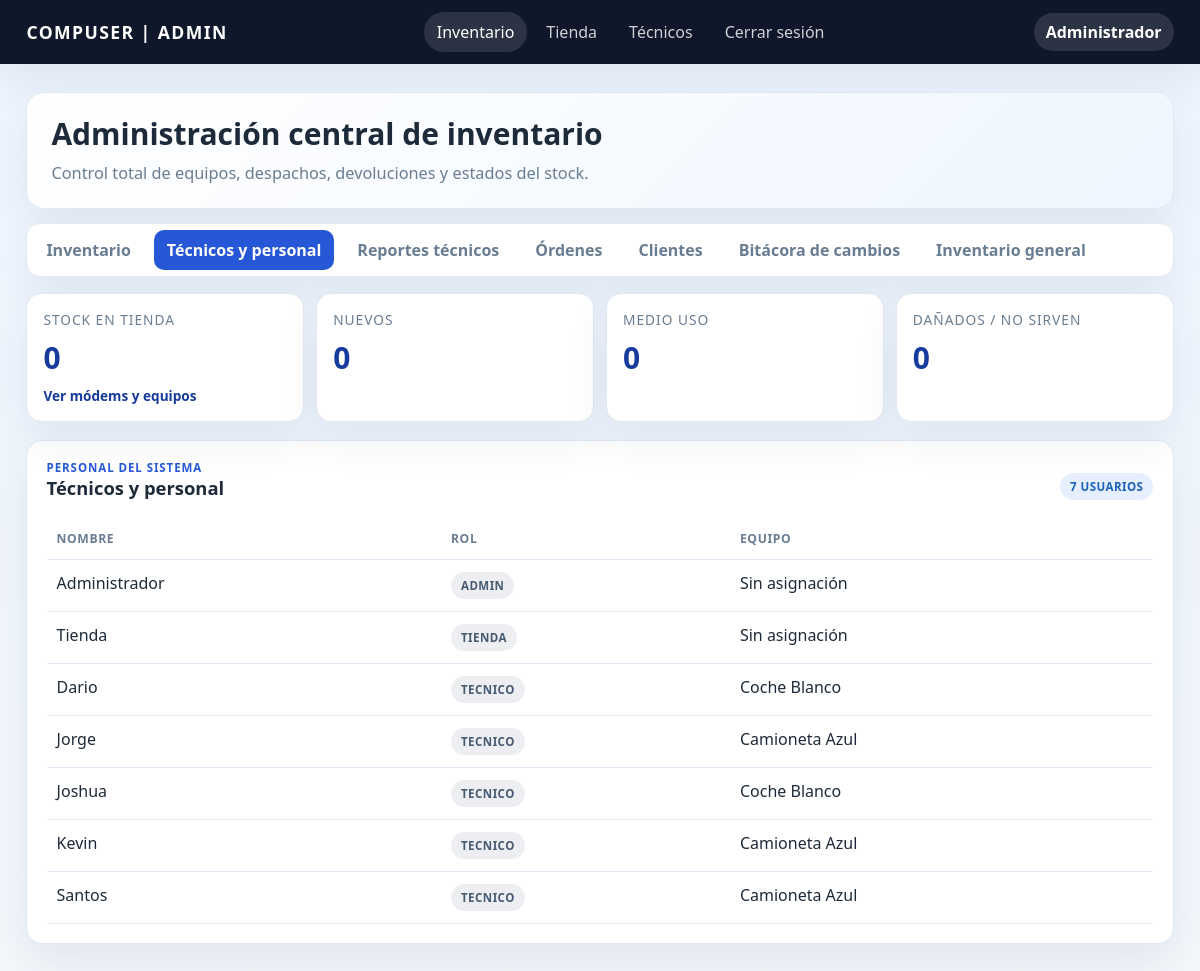
The app's page /admin.php?tab=personal (signed in) with its own data.
### tables this page shows
CREATE TABLE IF NOT EXISTS usuarios (
    id INT AUTO_INCREMENT PRIMARY KEY,
    usuario VARCHAR(100) NOT NULL UNIQUE,
    nombre VARCHAR(150) NOT NULL,
    rol ENUM('admin', 'tienda', 'tecnico') NOT NULL,
    equipo VARCHAR(150) DEFAULT NULL,
    password VARCHAR(255) NOT NULL,
    activo TINYINT(1) DEFAULT 1,
    created_at TIMESTAMP DEFAULT CURRENT_TIMESTAMP
);

### admin.php (called while the page is built)
<?php
require __DIR__ . '/backend/controllers/admin.php';
require __DIR__ . '/frontend/views/admin.php';

### backend/controllers/admin.php (called while the page is built, shortened)
<?php
require dirname(__DIR__, 2) . '/config/database.php';
require dirname(__DIR__, 2) . '/includes/functions.php';
$equipos = getInventario($pdo);
$usuarios = getUsuarios($pdo);
$stats = [
    'total' => count($equipos),
    'disponibles' => count(array_filter($equipos, fn($item) => $item['estado'] === 'disponible')),
    'nuevos' => count(array_filter($equipos, fn($item) => $item['condicion'] === 'nuevo')),
    'medio_uso' => count(array_filter($equipos, fn($item) => $item['condicion'] === 'medio_uso')),
    'daniados' => count(array_filter($equipos, fn($item) => $item['condicion'] === 'danado' || $item['condicion'] === 'no_serve')),
];
$pestana = $_GET['tab'] ?? 'inventario';
?>

### includes/functions.php (called while the page is built, shortened)
<?php
function getUsuarios(PDO $pdo, ?string $rol = null): array
{
    $stmt = $pdo->query('SELECT * FROM usuarios ORDER BY rol, nombre ASC');
    return $stmt->fetchAll();
}
function getInventario(PDO $pdo): array
{
    $stmt = $pdo->query('SELECT * FROM equipos ORDER BY updated_at DESC');
    return $stmt->fetchAll();
}
function badgeClass(string $estado): string
{
    $map = [
        'disponible' => 'success',
        'asignado' => 'primary',
        'en_reparacion' => 'warning',
        'retirado' => 'dark',
        'dado_baja' => 'danger',
        'nuevo' => 'success',
        'revision' => 'warning',
        'medio_uso' => 'info',
        'recogido' => 'secondary',
        'no_serve' => 'danger',
        'danado' => 'danger',
        'dañado' => 'danger',
        'pendiente' => 'warning',
        'en_proceso' => 'primary',
        'completado' => 'success',
        'cancelado' => 'dark',
        'portado' => 'primary',
        'utilizado' => 'success',
        'no_utilizado' => 'secondary',
        'falla' => 'danger',
        'devuelto' => 'info',
    ];
    return $map[$estado] ?? 'secondary';
}

### frontend/views/admin.php (the view, shortened to what this page needs)
<!DOCTYPE html>
<html lang="es">
<head>
    <link rel="stylesheet" href="frontend/assets/css/style.css">
</head>
<body>
    <div class="page-shell">
        <header class="topbar">
            <div class="brand">Compuser | Admin</div>
            <nav class="nav">
                <a class="active" href="admin.php">Inventario</a>
                <a href="tienda.php">Tienda</a>
                <a href="tecnico.php">Técnicos</a>
                <a href="logout.php">Cerrar sesión</a>
            </nav>
            <div class="user-chip"><?php echo htmlspecialchars($_SESSION['nombre']); ?></div>
        </header>
        <div class="container">
            <section class="hero">
                <h1>Administración central de inventario</h1>
                <p>Control total de equipos, despachos, devoluciones y estados del stock.</p>
            </section>
            <nav class="admin-tabs" aria-label="Secciones de administración">
                <a class="<?php echo $pestana === 'inventario' ? 'active' : ''; ?>" href="admin.php?tab=inventario">Inventario</a>
                <a class="<?php echo $pestana === 'personal' ? 'active' : ''; ?>" href="admin.php?tab=personal">Técnicos y personal</a>
                <a class="<?php echo $pestana === 'reportes' ? 'active' : ''; ?>" href="admin.php?tab=reportes">Reportes técnicos</a>
                <a class="<?php echo $pestana === 'ordenes' ? 'active' : ''; ?>" href="admin.php?tab=ordenes">Órdenes</a>
                <a class="<?php echo $pestana === 'clientes' ? 'active' : ''; ?>" href="admin.php?tab=clientes">Clientes</a>
                <a class="<?php echo $pestana === 'actividad' ? 'active' : ''; ?>" href="admin.php?tab=actividad">Bitácora de cambios</a>
                <a class="<?php echo $pestana === 'inventario_general' ? 'active' : ''; ?>" href="admin.php?tab=inventario_general">Inventario general</a>
            </nav>
            <div class="stats-grid">
                <button type="button" class="stat-card stat-card-button" id="toggleAvailableEquipment" aria-expanded="false" aria-controls="availableEquipmentPanel">
                    <span class="label">Stock en tienda</span>
                    <span class="value"><?php echo $stats['disponibles']; ?></span>
                    <span class="stat-action">Ver módems y equipos</span>
                </button>
                <div class="stat-card">
                    <span class="label">Nuevos</span>
                    <span class="value"><?php echo $stats['nuevos']; ?></span>
                </div>
                <div class="stat-card">
                    <span class="label">Medio uso</span>
                    <span class="value"><?php echo $stats['medio_uso']; ?></span>
                </div>
                <div class="stat-card">
                    <span class="label">Dañados / No sirven</span>
                    <span class="value"><?php echo $stats['daniados']; ?></span>
                </div>
            </div>
            <?php if ($pestana === 'inventario'): ?>
            <div class="content-grid">
                <div class="card">
                    <h3><?php echo $equipoEditar ? 'Editar equipo' : 'Agregar equipo'; ?></h3>
                    <form method="POST" id="adminEquipmentForm">
                        <?php if ($equipoEditar): ?>
                            <input type="hidden" name="id" value="<?php echo (int)$equipoEditar['id']; ?>">
                        <?php endif; ?>
                        <div class="form-grid">
                            <label>
                                <span>Tipo</span>
                                <select name="tipo" required>
                                    <option value="">Seleccione</option>
                                    <option value="Modem GPON" <?php echo ($equipoEditar && $equipoEditar['tipo'] === 'Modem GPON') ? 'selected' : ''; ?>>Modem GPON</option>
                                    <option value="Modem EPON" <?php echo ($equipoEditar && $equipoEditar['tipo'] === 'Modem EPON') ? 'selected' : ''; ?>>Modem EPON</option>
                                    <option value="Caja de empalme" <?php echo ($equipoEditar && $equipoEditar['tipo'] === 'Caja de empalme') ? 'selected' : ''; ?>>Caja de empalme</option>
                                    <option value="Caja NAP 8" <?php echo ($equipoEditar && $equipoEditar['tipo'] === 'Caja NAP 8') ? 'selected' : ''; ?>>Caja NAP 8</option>
                                    <option value="Caja NAP 16" <?php echo ($equipoEditar && $equipoEditar['tipo'] === 'Caja NAP 16') ? 'selected' : ''; ?>>Caja NAP 16</option>
                                    <option value="Empalmadora" <?php echo ($equipoEditar && $equipoEditar['tipo'] === 'Empalmadora') ? 'selected' : ''; ?>>Empalmadora</option>
                                    <option value="Otros" <?php echo ($equipoEditar && $equipoEditar['tipo'] === 'Otros') ? 'selected' : ''; ?>>Otros</option>
                                </select>
                            </label>
                            <label>
                                <span>Marca</span>
                                <?php $marcasModem = ['Huawei', 'TP-Link', 'Telmex', 'Nokia', 'V-SOL', 'Otros']; ?>
                                <select name="marca" data-modem-brand>
                                    <option value="">Seleccione marca</option>
                                    <?php if (!empty($equipoEditar['marca']) && !in_array($equipoEditar['marca'], $marcasModem, true)): ?>
                                        <option value="<?php echo htmlspecialchars($equipoEditar['marca'], ENT_QUOTES); ?>" selected><?php echo htmlspecialchars($equipoEditar['marca']); ?></option>
                                    <?php endif; ?>
                                    <?php foreach ($marcasModem as $marcaModem): ?>
                                        <option value="<?php echo htmlspecialchars($marcaModem, ENT_QUOTES); ?>" <?php echo (($equipoEditar['marca'] ?? '') === $marcaModem) ? 'selected' : ''; ?>><?php echo htmlspecialchars($marcaModem); ?></option>
                                    <?php endforeach; ?>
                                </select>
                            </label>
                            <label>
                                <span>Modelo</span>
                                <input type="text" name="modelo" value="<?php echo htmlspecialchars($equipoEditar['modelo'] ?? ''); ?>">
                            </label>
                            <label>
                                <span>Condición</span>
                                <select name="condicion">
                                    <option value="nuevo" <?php echo ($equipoEditar && $equipoEditar['condicion'] === 'nuevo') ? 'selected' : ''; ?>>Nuevo</option>
                                    <option value="medio_uso" <?php echo ($equipoEditar && $equipoEditar['condicion'] === 'medio_uso') ? 'selected' : ''; ?>>Medio uso</option>
                                    <option value="recogido" <?php echo ($equipoEditar && $equipoEditar['condicion'] === 'recogido') ? 'selected' : ''; ?>>Recogido</option>
                                    <option value="no_serve" <?php echo ($equipoEditar && $equipoEditar['condicion'] === 'no_serve') ? 'selected' : ''; ?>>No sirve</option>
                                    <option value="danado" <?php echo ($equipoEditar && $equipoEditar['condicion'] === 'danado') ? 'selected' : ''; ?>>Dañado</option>
                                </select>
                            </label>
                            <label>
                                <span>Estado</span>
                                <select name="estado">
                                    <option value="disponible" <?php echo ($equipoEditar && $equipoEditar['estado'] === 'disponible') ? 'selected' : ''; ?>>Disponible</option>
                                    <option value="asignado" <?php echo ($equipoEditar && $equipoEditar['estado'] === 'asignado') ? 'selected' : ''; ?>>Asignado</option>
                                    <option value="en_reparacion" <?php echo ($equipoEditar && $equipoEditar['estado'] === 'en_reparacion') ? 'selected' : ''; ?>>En reparación</option>
                                    <option value="retirado" <?php echo ($equipoEditar && $equipoEditar['estado'] === 'retirado') ? 'selected' : ''; ?>>Retirado</option>
                                    <option value="dado_baja" <?php echo ($equipoEditar && $equipoEditar['estado'] === 'dado_baja') ? 'selected' : ''; ?>>Dado de baja</option>
                                </select>
                            </label>
                            <label>
                                <span>Ubicación</span>
                                <input type="text" name="ubicacion" value="<?php echo htmlspecialchars($equipoEditar['ubicacion'] ?? ''); ?>">
                            </label>
                            <label>
                                <span>Número serial</span>
                                <div class="serial-scanner-wrap">
                                    <input type="text" name="serial" id="serialInputAdmin" value="<?php echo htmlspecialchars($equipoEditar['serial'] ?? ''); ?>" data-modem-serial autocomplete="off">
                                    <button type="button" class="btn btn-secondary" data-scan-target="serialInputAdmin">Escanear</button>
                                    <input type="file" accept="image/*" capture="environment" class="scan-file-input" data-scan-file-target="serialInputAdmin" hidden>
                                    <button type="button" class="btn btn-secondary scan-file-trigger" data-scan-file-trigger="serialInputAdmin">Desde foto</button>
                                </div>
                                <small class="modem-detection-result" data-modem-detection-result aria-live="polite">Conecta el lector USB y escanea el código en este campo para detectar el fabricante.</small>
                            </label>
                        </div>
                        <label>
                            <span>Observaciones</span>
                            <textarea name="observaciones"><?php echo htmlspecialchars($equipoEditar['observaciones'] ?? ''); ?></textarea>
                        </label>
                        <?php if ($equipoEditar): ?>
                            <button type="submit" name="actualizar_equipo" class="btn btn-success">Guardar cambios</button>
                            <a href="admin.php" class="btn btn-secondary">Cancelar</a>
                        <?php else: ?>
                            <button type="submit" name="guardar_equipo" class="btn btn-primary">Agregar equipo</button>
                        <?php endif; ?>
                    </form>
                </div>
            </div>
            <?php elseif ($pestana === 'personal'): ?>
            <div class="card personnel-panel">
                <div class="orders-toolbar">
                    <div>
                        <span class="eyebrow">Personal del sistema</span>
                        <h3>Técnicos y personal</h3>
                    </div>
                    <span class="badge info"><?php echo count($usuarios); ?> usuarios</span>
                </div>
                <div class="table-wrap">
                    <table class="table">
                        <thead>
                            <tr>
                                <th>Nombre</th>
                                <th>Rol</th>
                                <th>Equipo</th>
                            </tr>
                        </thead>
                        <tbody>
                            <?php foreach ($usuarios as $usuario): ?>
                                <tr>
                                    <td><?php echo htmlspecialchars($usuario['nombre']); ?></td>
                                    <td><span class="badge <?php echo badgeClass($usuario['rol']); ?>"><?php echo htmlspecialchars($usuario['rol']); ?></span></td>
                                    <td><?php echo htmlspecialchars($usuario['equipo'] ?: 'Sin asignación'); ?></td>
                                </tr>
                            <?php endforeach; ?>
                        </tbody>
                    </table>
                </div>
            </div>
            <?php endif; ?>
        </div>
    </div>
</body>
</html>

### records on screen
usuarios: nombre "Administrador", rol "ADMIN", equipo "Sin asignación"
usuarios: nombre "Tienda", rol "TIENDA", equipo "Sin asignación"
usuarios: nombre "Dario", rol "TECNICO", equipo "Coche Blanco"
usuarios: nombre "Jorge", rol "TECNICO", equipo "Camioneta Azul"
usuarios: nombre "Joshua", rol "TECNICO", equipo "Coche Blanco"
usuarios: nombre "Kevin", rol "TECNICO", equipo "Camioneta Azul"
usuarios: nombre "Santos", rol "TECNICO", equipo "Camioneta Azul"

### other values on screen
$_SESSION['nombre'] "Administrador"
$stats['disponibles'] "0"
$stats['nuevos'] "0"
$stats['medio_uso'] "0"
$stats['daniados'] "0"
count($usuarios) "7"
